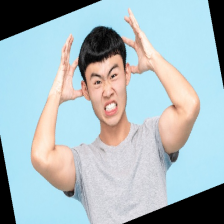
#> input picture data/Angry/angry (1).png, 224 x 224 px, found by its file name; its folder holds only this picture in this run
$ jupyter execute --allow-errors Neural_Newtork_scratch.ipynb
#> lines starting #> are read from the running program, lines starting #| are printed output that depends on the picture
# Introduction

In this notebook I built a small Neural Network from scratch with the help of the book :

Neural Network From Scratch, written by Harrison Kinsley & Daniel Kukieła

# Import data and libraries

[cell 1]
import os
import numpy as np
import matplotlib.pyplot as plt
import cv2
import pickle
import copy

[cell 2]
data_dir = 'data'

categories = ['happy', 'sad', 'angry']

image_ext = ['jpeg', 'jpg', 'png']

Data Augmentation

[cell 3]
from PIL import Image
import os
import numpy as np

def augment_data(image_path, output_folder, prefix, rotations=[-15, 15], flips=[True, False]):
    # Charger l'image
#> called with prefix = 'angry (1)'
    img = Image.open(image_path)
#> img is the input picture: PIL image 224x224 RGB; mean R, G, B 169.4, 186.2, 191.3

    # Appliquer différentes transformations et sauvegarder les nouvelles images
    for rotation in rotations:
        for flip in flips:
            # Rotation
            rotated_img = img.rotate(rotation)

            # Retournement horizontal
            if flip:
                rotated_img = rotated_img.transpose(Image.FLIP_LEFT_RIGHT)

            # Sauvegarde de l'image augmentée
            new_image_path = os.path.join(output_folder, f"{prefix}_r{rotation}_f{flip}.png")
            rotated_img.save(new_image_path)
#> this loop made 2 passes
#> pass 1, in augment_data, `rotated_img.save(new_image_path)`:
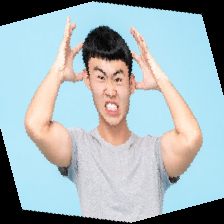
#> saved as angry (1)_r-15_fTrue.png: PIL image 224x224 RGB; mean R, G, B 165.5, 181.2, 186
#> pass 1, in augment_data, `rotated_img.save(new_image_path)`:
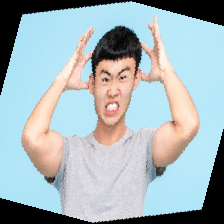
#> saved as angry (1)_r-15_fFalse.png: PIL image 224x224 RGB; mean R, G, B 165.5, 181.2, 186
#> (the rest of the program and of its run is left out)
